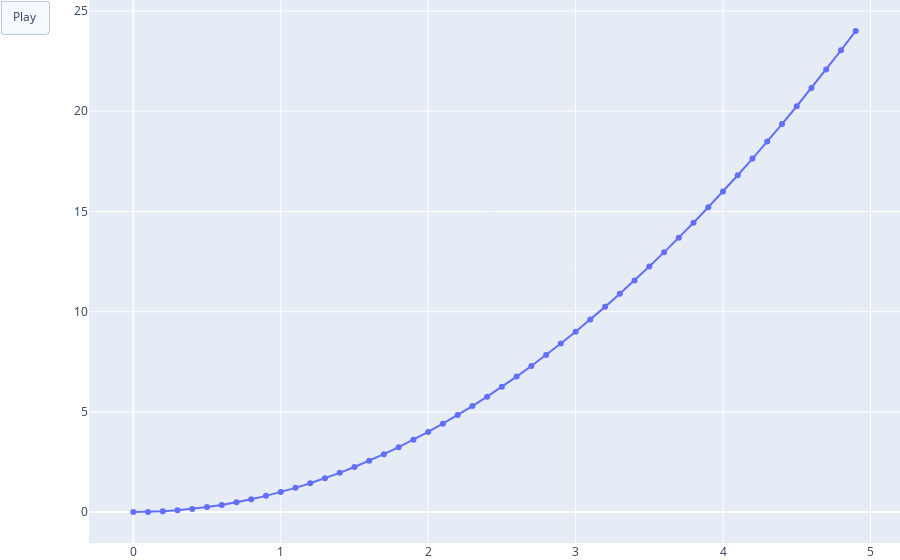

The cell this chart's notebook holds for it:
### Markdown cell above
## Фреймы

### Code cell
fig = go.Figure()
fig.add_trace(go.Scatter(x=[x[0]], y=[f(x)[0]], mode='lines+markers',  name='f(x)=x<sup>2</sup>'))

frames=[]
for i in range(1, len(x)):
    frames.append(go.Frame(data=[go.Scatter(x=x[:i+1], y=f(x[:i+1]))]))

fig.frames = frames   

fig.update_layout(legend_orientation="h",
                  legend=dict(x=.5, xanchor="center"),
                  updatemenus=[dict(type="buttons", buttons=[dict(label="Play", method="animate", args=[None])])],
                  margin=dict(l=0, r=0, t=0, b=0))
fig.update_traces(hoverinfo="all", hovertemplate="Аргумент: %{x}<br>Функция: %{y}")
fig.show()

### Figure 1 — Plotly figure (JSON) as saved in the notebook; plotly's stock layout.template omitted (floating-point values rounded to 4 significant figures)
{"data": [{"hoverinfo": "all", "hovertemplate": "Аргумент: %{x}<br>Функция: %{y}", "mode": "lines+markers", "name": "f(x)=x<sup>2</sup>", "type": "scatter", "x": [0, 0.1, 0.2, 0.3, 0.4, 0.5, 0.6, 0.7, 0.8, 0.9, 1, 1.1, 1.2, 1.3, 1.4, 1.5, 1.6, 1.7, 1.8, 1.9, 2, 2.1, 2.2, 2.3, 2.4, 2.5, 2.6, 2.7, 2.8, 2.9, 3, 3.1, 3.2, 3.3, 3.4, 3.5, 3.6, 3.7, 3.8, 3.9, 4, 4.1, 4.2, 4.3, 4.4, 4.5, 4.6, 4.7, 4.8, 4.9], "y": [0, 0.01, 0.04, 0.09, 0.16, 0.25, 0.36, 0.49, 0.64, 0.81, 1, 1.21, 1.44, 1.69, 1.96, 2.25, 2.56, 2.89, 3.24, 3.61, 4, 4.41, 4.84, 5.29, 5.76, 6.25, 6.76, 7.29, 7.84, 8.41, 9, 9.61, 10.24, 10.89, 11.56, 12.25, 12.96, 13.69, 14.44, 15.21, 16, 16.81, 17.64, 18.49, 19.36, 20.25, 21.16, 22.09, 23.04, 24.01]}], "layout": {"autosize": true, "legend": {"orientation": "h", "x": 0.5, "xanchor": "center"}, "margin": {"b": 0, "l": 0, "r": 0, "t": 0}, "updatemenus": [{"active": 0, "buttons": [{"args": [null], "label": "Play", "method": "animate"}], "type": "buttons"}], "xaxis": {"autorange": true, "range": [-0.2891, 5.089], "type": "linear"}, "yaxis": {"autorange": true, "range": [-1.598, 24.64], "type": "linear"}}}
